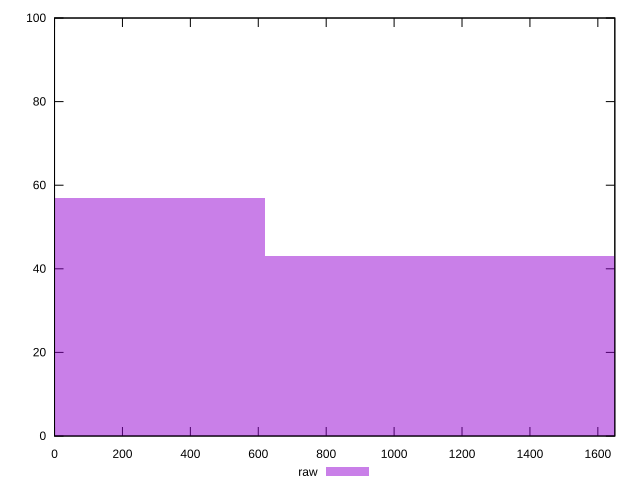

Write gnuplot code to recreate this figure.
reset

$raw <<EOF
0 57
1239.7369976776563 43
EOF

set key outside below
set boxwidth 1239.7369976776563
set xrange [0:1650]
set yrange [0:100]
set trange [0:100]
set style fill transparent solid 0.5 noborder
set terminal svg size 640, 490 enhanced background rgb 'white'
set output "reprap/offscreen-images/samples/pages+cached+noexternal+nomedia+nocss/raw/histogram.svg"

plot $raw title "raw" with boxes

reset
